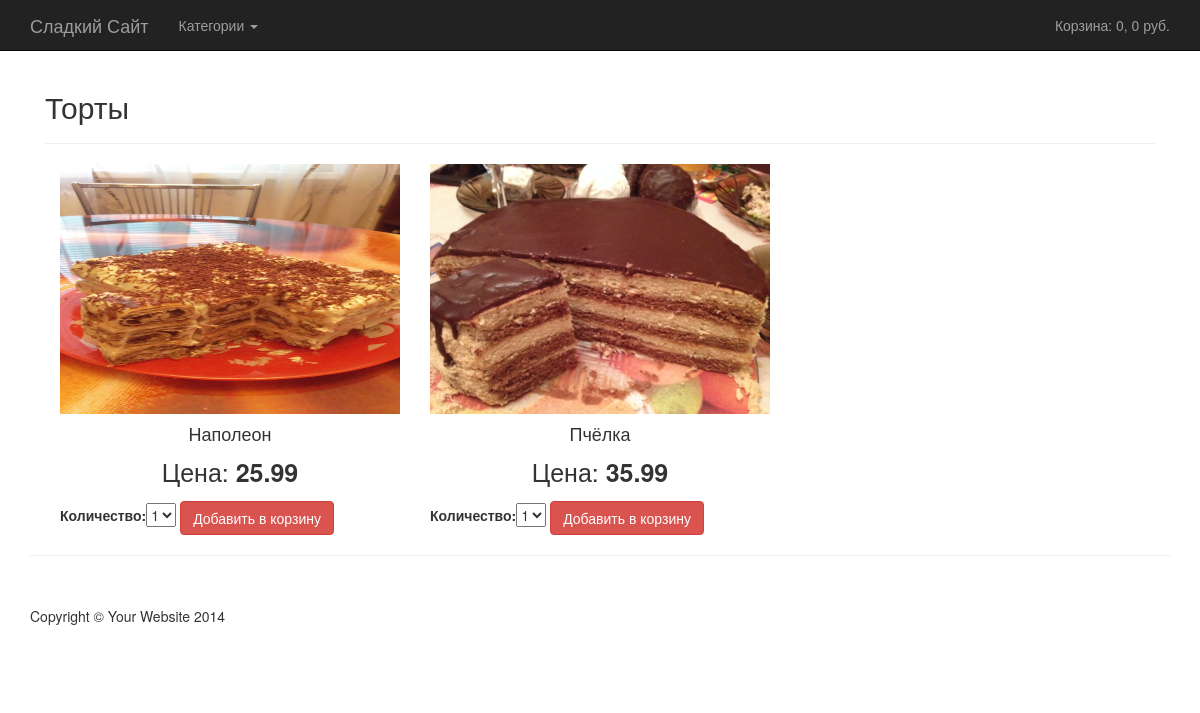
Page /category/cakes/ on the committed database.
### shop/models.py (models this page shows, shortened)
class Category(models.Model):
    name = models.CharField(max_length=100)
    slug = models.SlugField()

class Product(models.Model):
    category = models.ForeignKey(Category, on_delete=models.CASCADE)
    group = models.ForeignKey(Group, blank=True, null=True, on_delete=models.CASCADE)
    title = models.CharField(max_length=100)
    slug = models.SlugField()
    description = models.TextField()
    image = models.ImageField(upload_to=user_directory_path)
    price = models.DecimalField(max_digits=5, decimal_places=2)
    available = models.BooleanField(default=True)
    class Meta:
        ordering = ('title',)
        index_together = (('id','slug'),)

### shop/views.py (the view)
# urls.py: url(r'^category/(?P<category_slug>[-\w]+)/$', views.category_list, name='category_list'),
def category_list(request, category_slug):
    category = Category.objects.get(slug=category_slug)
    products_of_category = category.product_set.all()
    categories = Category.objects.all()  # для выпадающего dropdown
    cart_product_form = CartAddProductForm()
    return render(request, 'shop/category_list.html', {'category':category,
                                                       'products_of_category':products_of_category,
                                                       'categories':categories,
                                                       'cart_product_form': cart_product_form})

### cart/forms.py
class CartAddProductForm(forms.Form):
    quantity = forms.TypedChoiceField(choices=PRODUCT_QUANTITY_CHOICES, coerce=int)
    update = forms.BooleanField(required=False, initial=False, widget=forms.HiddenInput)
    def __init__(self, *args, **kwargs):
        super(CartAddProductForm,self).__init__(*args, **kwargs)
        self.fields['quantity'].label = 'Количество'

### cart/cart.py (called while the page is built)
    def __len__(self):
        return sum(item['quantity'] for item in self.cart.values())

    def get_total_price(self):
        return sum(Decimal(item['price']) * item['quantity'] for item in self.cart.values())

### cart/context_processors.py (called while the page is built)
def cart(request):
    return {'cart': Cart(request)}

### shop/templates/shop/category_list.html (shortened to what this page needs)
{% extends 'shop/base.html' %}
{% block content %}
    <div class="col-sm-12">
    <h2>{{ category.name }}</h2>
    <hr>
    {% for product in products_of_category %}
        <div class="col-sm-4">
        <img src="{{ product.image.url }}" style="width:100%; height:250px;">
        <h4 class="text-center">{{ product.title }}</h4>
            <p class="text-center" style="font-size:25px;">Цена: <strong>{{ product.price }}</strong></p>
            <form action="{% url 'cart_add' product.id %}" method="post">
                {{ cart_product_form }}
                <input type="submit" class="btn btn-danger" value="Добавить в корзину">
            </form>
        </div>
    {% endfor %}
    </div>
{% endblock content %}

### static_in_dev/css/shop-homepage.css (style rules this page uses)
body { padding-top: 70px; }

### rows in the picture
Category: name "Торты"
Product: image (picture), title "Наполеон", price "25.99"
Product: image (picture), title "Пчёлка", price "35.99"

### other values in the picture
{{ total_items }} "0"
{{ cart.get_total_price }} "0"
